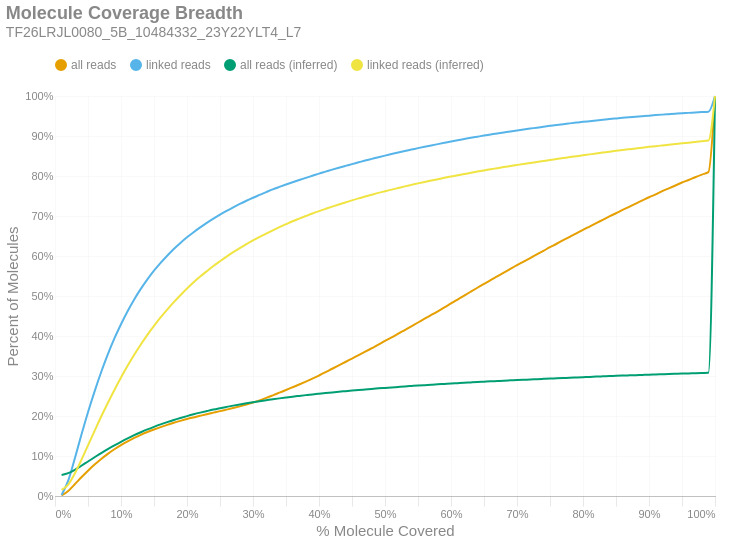

Notebook code cell kept with this figure:
### Markdown cell above
### Molecule Read Coverage
This chart shows molecule coverage breadth as computed by the number of bases aligned to that molecule. In other words, "*how much of each unique long molecule is actually sequenced/aligned?*" Keep in mind there is a distinction between sequences and alignments, since some sequences belonging to a particular molecule may not align well and wouldn't appear in the alignment data. This chart also shows molecule coverage breadth as computed by the *inferred fragment* from which the aligned sequences originate. Unlike read coverage, this calculation takes into account the total insert size, including unsequenced gaps between the forward and reverse reads. Like the previous figures, these are cumulative percents.

### Code cell
if SKIPLR:
    print_html(f"Skipped")
else:
    binned_df = consolidated_hist(valids['coverage_bp'], mask, 0.01, True)
    binned_df_inf = consolidated_hist(valids['coverage_inserts'], mask, 0.01, True)
    binned_df = binned_df.with_columns(pl.lit(binned_df_inf['all reads (cumsum)']).alias('all reads (inferred)'))
    binned_df = binned_df.with_columns(pl.lit(binned_df_inf['linked reads (cumsum)']).alias('linked reads (inferred)'))
    binned_df = binned_df.with_columns(
        (pl.col('bin').cast(pl.Float64) + 0.01).alias('right_edge')
    )

    with SafeRender(binned_df):
        (
            density_plot(binned_df, 'Molecule Coverage Breadth', samplename, 'molcov', ['all reads (inferred)','linked reads (inferred)'])
            .encode(
                #x=alt.X('bin:Q', title="% Molecule Covered").axis(format = '%').scale(padding=0),
                x=alt.X('right_edge:Q', title="% Molecule Covered").axis(format='%').scale(padding=0),
                y=alt.Y('value:Q', title='Percent of Molecules')
                    .axis(format='%')
                    .stack(False)
                    .scale(domainMin=0, padding=0),
                color=alt.Color("key:N").scale(domain = ["all reads", "linked reads", "all reads (inferred)", "linked reads (inferred)"]),
                tooltip = [
                    alt.Tooltip("key:N", title = "Data Type"),
                    alt.Tooltip("range_label:N", title="% Molecule Covered"),
                    alt.Tooltip("value:Q", format = ".2%", title="% Molecules")
                ]
            )
        ).display()

### Figure 1 — Vega-Lite specification as saved in the notebook (floating-point values rounded to 4 significant figures)
{"width": "container", "height": 400, "config": {"title": {"anchor": "start", "dy": -15, "fontSize": 18, "color": "#888888", "subtitleColor": "#888888", "subtitleFontSize": 14}, "arc": {"fill": "#0072B2"}, "axis": {"domainColor": "#888888", "domainWidth": 0.5, "gridWidth": 0.2, "grid": false, "titleFontWeight": 400, "titleFontSize": 15, "labelFontSize": 11, "labelColor": "#888888", "tickColor": "#888888", "tickWidth": 0.2, "titleColor": "#888888"}, "axisBand": {"grid": false}, "axisX": {"grid": true, "tickSize": 10, "domainCap": "round"}, "axisY": {"domain": false, "grid": true, "tickSize": 0, "domainCap": "round"}, "background": "transparent", "header": {"labelFontSize": 15, "labelColor": "#888888", "titleFontSize": 15, "titleFontWeight": 600, "titleColor": "#888888"}, "legend": {"labelFont": "sans-serif", "labelFontSize": 12, "labelColor": "#888888", "symbolSize": 100, "symbolType": "circle", "titleFontSize": 12, "titlePadding": 10, "titleColor": "#888888", "title": null, "orient": "top"}, "range": {"category": ["#E69F00", "#56B4E9", "#009E73", "#F0E442", "#0072B2", "#D55E00", "#CC79A7", "#000000"], "diverging": ["#cfe8f3", "#a2d4ec", "#73bfe2", "#46abdb", "#1696d2", "#12719e"]}, "area": {"fill": "#0072B2", "fillOpacity": 0.7, "line": true, "strokeOpacity": 0.7}, "line": {"color": "#0072B2", "stroke": "#0072B2", "strokeWidth": 2}, "trail": {"color": "#0072B2", "stroke": "#0072B2", "strokeWidth": 0, "size": 1}, "point": {"filled": true, "fillOpacity": 1.0, "size": 95}, "text": {"color": "#888888", "fontSize": 11, "align": "right", "fontWeight": 400, "size": 11}, "bar": {"fill": "#0072B2", "stroke": null}, "view": {"stroke": null, "continuousWidth": 660, "continuousHeight": 400}}, "data": {"name": "data-c8493729c2de07a166af00738b276f7f"}, "mark": {"type": "line", "interpolate": "monotone", "point": {"opacity": 0, "size": 275}}, "encoding": {"color": {"field": "key", "scale": {"domain": ["all reads", "linked reads", "all reads (inferred)", "linked reads (inferred)"]}, "type": "nominal"}, "tooltip": [{"field": "key", "title": "Data Type", "type": "nominal"}, {"field": "range_label", "title": "% Molecule Covered", "type": "nominal"}, {"field": "value", "format": ".2%", "title": "% Molecules", "type": "quantitative"}], "x": {"axis": {"format": "%"}, "field": "right_edge", "scale": {"padding": 0}, "title": "% Molecule Covered", "type": "quantitative"}, "y": {"axis": {"format": "%"}, "field": "value", "scale": {"domainMin": 0, "padding": 0}, "stack": false, "title": "Percent of Molecules", "type": "quantitative"}}, "params": [{"name": "param_c36ac31b6afebe62", "select": {"type": "point", "fields": ["key"]}, "bind": "legend"}], "title": {"text": "Molecule Coverage Breadth", "subtitle": "TF26LRJL0080_5B_10484332_23Y22YLT4_L7"}, "transform": [{"fold": ["all reads (cumsum)", "linked reads (cumsum)", "all reads (inferred)", "linked reads (inferred)"]}, {"calculate": "replace(datum.key, ' (cumsum)', '')", "as": "key"}, {"filter": {"param": "param_c36ac31b6afebe62"}}], "usermeta": {"embedOptions": {"downloadFileName": "TF26LRJL0080_5B_10484332_23Y22YLT4_L7.molcov"}}, "$schema": "https://vega.github.io/schema/vega-lite/v6.4.1.json", "datasets": {"data-c8493729c2de07a166af00738b276f7f": [{"bin": "0.0", "interval": "0.0-0.01", "all reads": 0.001216, "linked reads": 0.00275, "all reads (cumsum)": 0.001216, "linked reads (cumsum)": 0.00275, "range_label": "0.0-0.01", "all reads (inferred)": 0.05257, "linked reads (inferred)": 0.01558, "right_edge": 0.01}, {"bin": "0.01", "interval": "0.01-0.02", "all reads": 0.01135, "linked reads": 0.0355, "all reads (cumsum)": 0.01257, "linked reads (cumsum)": 0.03825, "range_label": "0.01-0.02", "all reads (inferred)": 0.05706, "linked reads (inferred)": 0.02873, "right_edge": 0.02}, {"bin": "0.02", "interval": "0.02-0.03", "all reads": 0.01691, "linked reads": 0.05567, "all reads (cumsum)": 0.02948, "linked reads (cumsum)": 0.09392, "range_label": "0.02-0.03", "all reads (inferred)": 0.06545, "linked reads (inferred)": 0.05606, "right_edge": 0.03}, {"bin": "0.03", "interval": "0.03-0.04", "all reads": 0.01739, "linked reads": 0.059, "all reads (cumsum)": 0.04686, "linked reads (cumsum)": 0.1529, "range_label": "0.03-0.04", "all reads (inferred)": 0.07557, "linked reads (inferred)": 0.09013, "right_edge": 0.04}, {"bin": "0.04", "interval": "0.04-0.05", "all reads": 0.01649, "linked reads": 0.05646, "all reads (cumsum)": 0.06335, "linked reads (cumsum)": 0.2094, "range_label": "0.04-0.05", "all reads (inferred)": 0.08631, "linked reads (inferred)": 0.1265, "right_edge": 0.05}, {"bin": "0.05", "interval": "0.05-0.06", "all reads": 0.01518, "linked reads": 0.05224, "all reads (cumsum)": 0.07854, "linked reads (cumsum)": 0.2616, "range_label": "0.05-0.06", "all reads (inferred)": 0.0969, "linked reads (inferred)": 0.1628, "right_edge": 0.06}, {"bin": "0.06", "interval": "0.06-0.07", "all reads": 0.01404, "linked reads": 0.04837, "all reads (cumsum)": 0.09257, "linked reads (cumsum)": 0.31, "range_label": "0.06-0.07", "all reads (inferred)": 0.1074, "linked reads (inferred)": 0.1987, "right_edge": 0.07}, {"bin": "0.07", "interval": "0.07-0.08", "all reads": 0.01276, "linked reads": 0.04409, "all reads (cumsum)": 0.1053, "linked reads (cumsum)": 0.3541, "range_label": "0.07-0.08", "all reads (inferred)": 0.1172, "linked reads (inferred)": 0.2326, "right_edge": 0.08}, {"bin": "0.08", "interval": "0.08-0.09", "all reads": 0.0115, "linked reads": 0.0398, "all reads (cumsum)": 0.1168, "linked reads (cumsum)": 0.3939, "range_label": "0.08-0.09", "all reads (inferred)": 0.1266, "linked reads (inferred)": 0.2652, "right_edge": 0.09}, {"bin": "0.09", "interval": "0.09-0.1", "all reads": 0.01028, "linked reads": 0.03552, "all reads (cumsum)": 0.1271, "linked reads (cumsum)": 0.4294, "range_label": "0.09-0.1", "all reads (inferred)": 0.1356, "linked reads (inferred)": 0.2963, "right_edge": 0.1}, {"bin": "0.1", "interval": "0.1-0.11", "all reads": 0.009452, "linked reads": 0.03258, "all reads (cumsum)": 0.1366, "linked reads (cumsum)": 0.462, "range_label": "0.1-0.11", "all reads (inferred)": 0.144, "linked reads (inferred)": 0.3254, "right_edge": 0.11}, {"bin": "0.11", "interval": "0.11-0.12", "all reads": 0.008599, "linked reads": 0.02951, "all reads (cumsum)": 0.1452, "linked reads (cumsum)": 0.4915, "range_label": "0.11-0.12", "all reads (inferred)": 0.152, "linked reads (inferred)": 0.3531, "right_edge": 0.12}, {"bin": "0.12", "interval": "0.12-0.13", "all reads": 0.007688, "linked reads": 0.02622, "all reads (cumsum)": 0.1528, "linked reads (cumsum)": 0.5177, "range_label": "0.12-0.13", "all reads (inferred)": 0.1594, "linked reads (inferred)": 0.3788, "right_edge": 0.13}, {"bin": "0.13", "interval": "0.13-0.14", "all reads": 0.007086, "linked reads": 0.02386, "all reads (cumsum)": 0.1599, "linked reads (cumsum)": 0.5416, "range_label": "0.13-0.14", "all reads (inferred)": 0.1664, "linked reads (inferred)": 0.403, "right_edge": 0.14}, {"bin": "0.14", "interval": "0.14-0.15", "all reads": 0.006442, "linked reads": 0.0216, "all reads (cumsum)": 0.1664, "linked reads (cumsum)": 0.5632, "range_label": "0.14-0.15", "all reads (inferred)": 0.1728, "linked reads (inferred)": 0.4253, "right_edge": 0.15}, {"bin": "0.15", "interval": "0.15-0.16", "all reads": 0.00593, "linked reads": 0.01956, "all reads (cumsum)": 0.1723, "linked reads (cumsum)": 0.5827, "range_label": "0.15-0.16", "all reads (inferred)": 0.1789, "linked reads (inferred)": 0.4464, "right_edge": 0.16}, {"bin": "0.16", "interval": "0.16-0.17", "all reads": 0.005492, "linked reads": 0.01799, "all reads (cumsum)": 0.1778, "linked reads (cumsum)": 0.6007, "range_label": "0.16-0.17", "all reads (inferred)": 0.1846, "linked reads (inferred)": 0.4661, "right_edge": 0.17}, {"bin": "0.17", "interval": "0.17-0.18", "all reads": 0.005185, "linked reads": 0.01677, "all reads (cumsum)": 0.183, "linked reads (cumsum)": 0.6175, "range_label": "0.17-0.18", "all reads (inferred)": 0.1899, "linked reads (inferred)": 0.4847, "right_edge": 0.18}, {"bin": "0.18", "interval": "0.18-0.19", "all reads": 0.004773, "linked reads": 0.01509, "all reads (cumsum)": 0.1878, "linked reads (cumsum)": 0.6326, "range_label": "0.18-0.19", "all reads (inferred)": 0.1949, "linked reads (inferred)": 0.502, "right_edge": 0.19}, {"bin": "0.19", "interval": "0.19-0.2", "all reads": 0.004538, "linked reads": 0.01406, "all reads (cumsum)": 0.1923, "linked reads (cumsum)": 0.6466, "range_label": "0.19-0.2", "all reads (inferred)": 0.1997, "linked reads (inferred)": 0.5186, "right_edge": 0.2}, {"bin": "0.2", "interval": "0.2-0.21", "all reads": 0.004182, "linked reads": 0.01279, "all reads (cumsum)": 0.1965, "linked reads (cumsum)": 0.6594, "range_label": "0.2-0.21", "all reads (inferred)": 0.2042, "linked reads (inferred)": 0.5343, "right_edge": 0.21}, {"bin": "0.21", "interval": "0.21-0.22", "all reads": 0.004036, "linked reads": 0.01202, "all reads (cumsum)": 0.2005, "linked reads (cumsum)": 0.6714, "range_label": "0.21-0.22", "all reads (inferred)": 0.2084, "linked reads (inferred)": 0.5486, "right_edge": 0.22}, {"bin": "0.22", "interval": "0.22-0.23", "all reads": 0.003988, "linked reads": 0.01146, "all reads (cumsum)": 0.2045, "linked reads (cumsum)": 0.6829, "range_label": "0.22-0.23", "all reads (inferred)": 0.2123, "linked reads (inferred)": 0.562, "right_edge": 0.23}, {"bin": "0.23", "interval": "0.23-0.24", "all reads": 0.003875, "linked reads": 0.01055, "all reads (cumsum)": 0.2084, "linked reads (cumsum)": 0.6935, "range_label": "0.23-0.24", "all reads (inferred)": 0.216, "linked reads (inferred)": 0.575, "right_edge": 0.24}, {"bin": "0.24", "interval": "0.24-0.25", "all reads": 0.00385, "linked reads": 0.01007, "all reads (cumsum)": 0.2122, "linked reads (cumsum)": 0.7035, "range_label": "0.24-0.25", "all reads (inferred)": 0.2194, "linked reads (inferred)": 0.5869, "right_edge": 0.25}, {"bin": "0.25", "interval": "0.25-0.26", "all reads": 0.003692, "linked reads": 0.009263, "all reads (cumsum)": 0.2159, "linked reads (cumsum)": 0.7128, "range_label": "0.25-0.26", "all reads (inferred)": 0.2228, "linked reads (inferred)": 0.5984, "right_edge": 0.26}, {"bin": "0.26", "interval": "0.26-0.27", "all reads": 0.003952, "linked reads": 0.008914, "all reads (cumsum)": 0.2199, "linked reads (cumsum)": 0.7217, "range_label": "0.26-0.27", "all reads (inferred)": 0.226, "linked reads (inferred)": 0.6096, "right_edge": 0.27}, {"bin": "0.27", "interval": "0.27-0.28", "all reads": 0.004196, "linked reads": 0.008448, "all reads (cumsum)": 0.2241, "linked reads (cumsum)": 0.7302, "range_label": "0.27-0.28", "all reads (inferred)": 0.229, "linked reads (inferred)": 0.6199, "right_edge": 0.28}, {"bin": "0.28", "interval": "0.28-0.29", "all reads": 0.004493, "linked reads": 0.007969, "all reads (cumsum)": 0.2286, "linked reads (cumsum)": 0.7381, "range_label": "0.28-0.29", "all reads (inferred)": 0.2318, "linked reads (inferred)": 0.6297, "right_edge": 0.29}, {"bin": "0.29", "interval": "0.29-0.3", "all reads": 0.005003, "linked reads": 0.007577, "all reads (cumsum)": 0.2336, "linked reads (cumsum)": 0.7457, "range_label": "0.29-0.3", "all reads (inferred)": 0.2344, "linked reads (inferred)": 0.6389, "right_edge": 0.3}, {"bin": "0.3", "interval": "0.3-0.31", "all reads": 0.005447, "linked reads": 0.007038, "all reads (cumsum)": 0.239, "linked reads (cumsum)": 0.7527, "range_label": "0.3-0.31", "all reads (inferred)": 0.237, "linked reads (inferred)": 0.6476, "right_edge": 0.31}, {"bin": "0.31", "interval": "0.31-0.32", "all reads": 0.006146, "linked reads": 0.006973, "all reads (cumsum)": 0.2452, "linked reads (cumsum)": 0.7597, "range_label": "0.31-0.32", "all reads (inferred)": 0.2394, "linked reads (inferred)": 0.656, "right_edge": 0.32}, {"bin": "0.32", "interval": "0.32-0.33", "all reads": 0.006515, "linked reads": 0.00681, "all reads (cumsum)": 0.2517, "linked reads (cumsum)": 0.7665, "range_label": "0.32-0.33", "all reads (inferred)": 0.2418, "linked reads (inferred)": 0.6641, "right_edge": 0.33}, {"bin": "0.33", "interval": "0.33-0.34", "all reads": 0.006642, "linked reads": 0.006178, "all reads (cumsum)": 0.2583, "linked reads (cumsum)": 0.7727, "range_label": "0.33-0.34", "all reads (inferred)": 0.244, "linked reads (inferred)": 0.672, "right_edge": 0.34}, {"bin": "0.34", "interval": "0.34-0.35", "all reads": 0.006604, "linked reads": 0.006016, "all reads (cumsum)": 0.2649, "linked reads (cumsum)": 0.7787, "range_label": "0.34-0.35", "all reads (inferred)": 0.2462, "linked reads (inferred)": 0.6795, "right_edge": 0.35}, {"bin": "0.35", "interval": "0.35-0.36", "all reads": 0.006935, "linked reads": 0.005721, "all reads (cumsum)": 0.2719, "linked reads (cumsum)": 0.7844, "range_label": "0.35-0.36", "all reads (inferred)": 0.2483, "linked reads (inferred)": 0.6868, "right_edge": 0.36}, {"bin": "0.36", "interval": "0.36-0.37", "all reads": 0.007003, "linked reads": 0.005526, "all reads (cumsum)": 0.2789, "linked reads (cumsum)": 0.79, "range_label": "0.36-0.37", "all reads (inferred)": 0.2503, "linked reads (inferred)": 0.6934, "right_edge": 0.37}, {"bin": "0.37", "interval": "0.37-0.38", "all reads": 0.007144, "linked reads": 0.005405, "all reads (cumsum)": 0.286, "linked reads (cumsum)": 0.7954, "range_label": "0.37-0.38", "all reads (inferred)": 0.2522, "linked reads (inferred)": 0.6999, "right_edge": 0.38}, {"bin": "0.38", "interval": "0.38-0.39", "all reads": 0.007283, "linked reads": 0.005159, "all reads (cumsum)": 0.2933, "linked reads (cumsum)": 0.8005, "range_label": "0.38-0.39", "all reads (inferred)": 0.254, "linked reads (inferred)": 0.7064, "right_edge": 0.39}, {"bin": "0.39", "interval": "0.39-0.4", "all reads": 0.00794, "linked reads": 0.005449, "all reads (cumsum)": 0.3012, "linked reads (cumsum)": 0.806, "range_label": "0.39-0.4", "all reads (inferred)": 0.2557, "linked reads (inferred)": 0.7122, "right_edge": 0.4}, {"bin": "0.4", "interval": "0.4-0.41", "all reads": 0.008261, "linked reads": 0.004978, "all reads (cumsum)": 0.3095, "linked reads (cumsum)": 0.811, "range_label": "0.4-0.41", "all reads (inferred)": 0.2574, "linked reads (inferred)": 0.7178, "right_edge": 0.41}, {"bin": "0.41", "interval": "0.41-0.42", "all reads": 0.008637, "linked reads": 0.004964, "all reads (cumsum)": 0.3181, "linked reads (cumsum)": 0.8159, "range_label": "0.41-0.42", "all reads (inferred)": 0.259, "linked reads (inferred)": 0.7234, "right_edge": 0.42}, {"bin": "0.42", "interval": "0.42-0.43", "all reads": 0.00853, "linked reads": 0.004766, "all reads (cumsum)": 0.3266, "linked reads (cumsum)": 0.8207, "range_label": "0.42-0.43", "all reads (inferred)": 0.2606, "linked reads (inferred)": 0.7287, "right_edge": 0.43}, {"bin": "0.43", "interval": "0.43-0.44", "all reads": 0.008388, "linked reads": 0.004543, "all reads (cumsum)": 0.335, "linked reads (cumsum)": 0.8252, "range_label": "0.43-0.44", "all reads (inferred)": 0.2621, "linked reads (inferred)": 0.7339, "right_edge": 0.44}, {"bin": "0.44", "interval": "0.44-0.45", "all reads": 0.008528, "linked reads": 0.004436, "all reads (cumsum)": 0.3436, "linked reads (cumsum)": 0.8297, "range_label": "0.44-0.45", "all reads (inferred)": 0.2636, "linked reads (inferred)": 0.739, "right_edge": 0.45}, {"bin": "0.45", "interval": "0.45-0.46", "all reads": 0.008488, "linked reads": 0.004499, "all reads (cumsum)": 0.3521, "linked reads (cumsum)": 0.8342, "range_label": "0.45-0.46", "all reads (inferred)": 0.265, "linked reads (inferred)": 0.744, "right_edge": 0.46}, {"bin": "0.46", "interval": "0.46-0.47", "all reads": 0.008642, "linked reads": 0.004441, "all reads (cumsum)": 0.3607, "linked reads (cumsum)": 0.8386, "range_label": "0.46-0.47", "all reads (inferred)": 0.2664, "linked reads (inferred)": 0.7486, "right_edge": 0.47}, {"bin": "0.47", "interval": "0.47-0.48", "all reads": 0.008736, "linked reads": 0.004153, "all reads (cumsum)": 0.3694, "linked reads (cumsum)": 0.8428, "range_label": "0.47-0.48", "all reads (inferred)": 0.2678, "linked reads (inferred)": 0.7532, "right_edge": 0.48}, {"bin": "0.48", "interval": "0.48-0.49", "all reads": 0.008747, "linked reads": 0.004165, "all reads (cumsum)": 0.3782, "linked reads (cumsum)": 0.8469, "range_label": "0.48-0.49", "all reads (inferred)": 0.2691, "linked reads (inferred)": 0.7578, "right_edge": 0.49}, {"bin": "0.49", "interval": "0.49-0.5", "all reads": 0.009662, "linked reads": 0.004021, "all reads (cumsum)": 0.3878, "linked reads (cumsum)": 0.8509, "range_label": "0.49-0.5", "all reads (inferred)": 0.2703, "linked reads (inferred)": 0.7619, "right_edge": 0.5}, {"bin": "0.5", "interval": "0.5-0.51", "all reads": 0.00844, "linked reads": 0.003886, "all reads (cumsum)": 0.3963, "linked reads (cumsum)": 0.8548, "range_label": "0.5-0.51", "all reads (inferred)": 0.2715, "linked reads (inferred)": 0.7659, "right_edge": 0.51}, {"bin": "0.51", "interval": "0.51-0.52", "all reads": 0.009537, "linked reads": 0.003877, "all reads (cumsum)": 0.4058, "linked reads (cumsum)": 0.8587, "range_label": "0.51-0.52", "all reads (inferred)": 0.2727, "linked reads (inferred)": 0.77, "right_edge": 0.52}, {"bin": "0.52", "interval": "0.52-0.53", "all reads": 0.009132, "linked reads": 0.003763, "all reads (cumsum)": 0.4149, "linked reads (cumsum)": 0.8625, "range_label": "0.52-0.53", "all reads (inferred)": 0.2739, "linked reads (inferred)": 0.774, "right_edge": 0.53}, {"bin": "0.53", "interval": "0.53-0.54", "all reads": 0.009408, "linked reads": 0.003542, "all reads (cumsum)": 0.4244, "linked reads (cumsum)": 0.866, "range_label": "0.53-0.54", "all reads (inferred)": 0.275, "linked reads (inferred)": 0.7778, "right_edge": 0.54}, {"bin": "0.54", "interval": "0.54-0.55", "all reads": 0.009389, "linked reads": 0.003644, "all reads (cumsum)": 0.4337, "linked reads (cumsum)": 0.8697, "range_label": "0.54-0.55", "all reads (inferred)": 0.2761, "linked reads (inferred)": 0.7816, "right_edge": 0.55}, {"bin": "0.55", "interval": "0.55-0.56", "all reads": 0.009527, "linked reads": 0.003505, "all reads (cumsum)": 0.4433, "linked reads (cumsum)": 0.8732, "range_label": "0.55-0.56", "all reads (inferred)": 0.2772, "linked reads (inferred)": 0.7851, "right_edge": 0.56}, {"bin": "0.56", "interval": "0.56-0.57", "all reads": 0.009274, "linked reads": 0.003233, "all reads (cumsum)": 0.4525, "linked reads (cumsum)": 0.8764, "range_label": "0.56-0.57", "all reads (inferred)": 0.2782, "linked reads (inferred)": 0.7886, "right_edge": 0.57}, {"bin": "0.57", "interval": "0.57-0.58", "all reads": 0.009207, "linked reads": 0.003305, "all reads (cumsum)": 0.4618, "linked reads (cumsum)": 0.8797, "range_label": "0.57-0.58", "all reads (inferred)": 0.2792, "linked reads (inferred)": 0.7921, "right_edge": 0.58}, {"bin": "0.58", "interval": "0.58-0.59", "all reads": 0.00958, "linked reads": 0.003291, "all reads (cumsum)": 0.4713, "linked reads (cumsum)": 0.883, "range_label": "0.58-0.59", "all reads (inferred)": 0.2802, "linked reads (inferred)": 0.7954, "right_edge": 0.59}, {"bin": "0.59", "interval": "0.59-0.6", "all reads": 0.009965, "linked reads": 0.00327, "all reads (cumsum)": 0.4813, "linked reads (cumsum)": 0.8863, "range_label": "0.59-0.6", "all reads (inferred)": 0.2812, "linked reads (inferred)": 0.7988, "right_edge": 0.6}, {"bin": "0.6", "interval": "0.6-0.61", "all reads": 0.009674, "linked reads": 0.003159, "all reads (cumsum)": 0.491, "linked reads (cumsum)": 0.8894, "range_label": "0.6-0.61", "all reads (inferred)": 0.2821, "linked reads (inferred)": 0.8018, "right_edge": 0.61}, {"bin": "0.61", "interval": "0.61-0.62", "all reads": 0.01011, "linked reads": 0.002996, "all reads (cumsum)": 0.5011, "linked reads (cumsum)": 0.8924, "range_label": "0.61-0.62", "all reads (inferred)": 0.283, "linked reads (inferred)": 0.8048, "right_edge": 0.62}, {"bin": "0.62", "interval": "0.62-0.63", "all reads": 0.00984, "linked reads": 0.00301, "all reads (cumsum)": 0.5109, "linked reads (cumsum)": 0.8954, "range_label": "0.62-0.63", "all reads (inferred)": 0.2839, "linked reads (inferred)": 0.8079, "right_edge": 0.63}, {"bin": "0.63", "interval": "0.63-0.64", "all reads": 0.009727, "linked reads": 0.002799, "all reads (cumsum)": 0.5206, "linked reads (cumsum)": 0.8982, "range_label": "0.63-0.64", "all reads (inferred)": 0.2849, "linked reads (inferred)": 0.811, "right_edge": 0.64}, {"bin": "0.64", "interval": "0.64-0.65", "all reads": 0.009538, "linked reads": 0.002785, "all reads (cumsum)": 0.5302, "linked reads (cumsum)": 0.901, "range_label": "0.64-0.65", "all reads (inferred)": 0.2858, "linked reads (inferred)": 0.8139, "right_edge": 0.65}, {"bin": "0.65", "interval": "0.65-0.66", "all reads": 0.009662, "linked reads": 0.002653, "all reads (cumsum)": 0.5398, "linked reads (cumsum)": 0.9037, "range_label": "0.65-0.66", "all reads (inferred)": 0.2866, "linked reads (inferred)": 0.8169, "right_edge": 0.66}, {"bin": "0.66", "interval": "0.66-0.67", "all reads": 0.009285, "linked reads": 0.002701, "all reads (cumsum)": 0.5491, "linked reads (cumsum)": 0.9064, "range_label": "0.66-0.67", "all reads (inferred)": 0.2875, "linked reads (inferred)": 0.8196, "right_edge": 0.67}, {"bin": "0.67", "interval": "0.67-0.68", "all reads": 0.009376, "linked reads": 0.002455, "all reads (cumsum)": 0.5585, "linked reads (cumsum)": 0.9088, "range_label": "0.67-0.68", "all reads (inferred)": 0.2883, "linked reads (inferred)": 0.8224, "right_edge": 0.68}, {"bin": "0.68", "interval": "0.68-0.69", "all reads": 0.009359, "linked reads": 0.00243, "all reads (cumsum)": 0.5679, "linked reads (cumsum)": 0.9112, "range_label": "0.68-0.69", "all reads (inferred)": 0.2891, "linked reads (inferred)": 0.825, "right_edge": 0.69}, {"bin": "0.69", "interval": "0.69-0.7", "all reads": 0.009291, "linked reads": 0.002518, "all reads (cumsum)": 0.5772, "linked reads (cumsum)": 0.9138, "range_label": "0.69-0.7", "all reads (inferred)": 0.2898, "linked reads (inferred)": 0.8276, "right_edge": 0.7}, {"bin": "0.7", "interval": "0.7-0.71", "all reads": 0.008879, "linked reads": 0.002434, "all reads (cumsum)": 0.586, "linked reads (cumsum)": 0.9162, "range_label": "0.7-0.71", "all reads (inferred)": 0.2906, "linked reads (inferred)": 0.8301, "right_edge": 0.71}, {"bin": "0.71", "interval": "0.71-0.72", "all reads": 0.00885, "linked reads": 0.002381, "all reads (cumsum)": 0.5949, "linked reads (cumsum)": 0.9186, "range_label": "0.71-0.72", "all reads (inferred)": 0.2913, "linked reads (inferred)": 0.8325, "right_edge": 0.72}, {"bin": "0.72", "interval": "0.72-0.73", "all reads": 0.009128, "linked reads": 0.002151, "all reads (cumsum)": 0.604, "linked reads (cumsum)": 0.9207, "range_label": "0.72-0.73", "all reads (inferred)": 0.2921, "linked reads (inferred)": 0.8351, "right_edge": 0.73}, {"bin": "0.73", "interval": "0.73-0.74", "all reads": 0.008894, "linked reads": 0.002348, "all reads (cumsum)": 0.6129, "linked reads (cumsum)": 0.9231, "range_label": "0.73-0.74", "all reads (inferred)": 0.2928, "linked reads (inferred)": 0.8376, "right_edge": 0.74}, {"bin": "0.74", "interval": "0.74-0.75", "all reads": 0.00914, "linked reads": 0.002269, "all reads (cumsum)": 0.6221, "linked reads (cumsum)": 0.9254, "range_label": "0.74-0.75", "all reads (inferred)": 0.2936, "linked reads (inferred)": 0.8401, "right_edge": 0.75}, {"bin": "0.75", "interval": "0.75-0.76", "all reads": 0.008553, "linked reads": 0.002209, "all reads (cumsum)": 0.6306, "linked reads (cumsum)": 0.9276, "range_label": "0.75-0.76", "all reads (inferred)": 0.2943, "linked reads (inferred)": 0.8424, "right_edge": 0.76}, {"bin": "0.76", "interval": "0.76-0.77", "all reads": 0.008871, "linked reads": 0.002056, "all reads (cumsum)": 0.6395, "linked reads (cumsum)": 0.9296, "range_label": "0.76-0.77", "all reads (inferred)": 0.295, "linked reads (inferred)": 0.8448, "right_edge": 0.77}, {"bin": "0.77", "interval": "0.77-0.78", "all reads": 0.008575, "linked reads": 0.001944, "all reads (cumsum)": 0.648, "linked reads (cumsum)": 0.9316, "range_label": "0.77-0.78", "all reads (inferred)": 0.2957, "linked reads (inferred)": 0.8472, "right_edge": 0.78}, {"bin": "0.78", "interval": "0.78-0.79", "all reads": 0.008431, "linked reads": 0.001919, "all reads (cumsum)": 0.6565, "linked reads (cumsum)": 0.9335, "range_label": "0.78-0.79", "all reads (inferred)": 0.2964, "linked reads (inferred)": 0.8495, "right_edge": 0.79}, {"bin": "0.79", "interval": "0.79-0.8", "all reads": 0.008927, "linked reads": 0.001884, "all reads (cumsum)": 0.6654, "linked reads (cumsum)": 0.9354, "range_label": "0.79-0.8", "all reads (inferred)": 0.2971, "linked reads (inferred)": 0.8517, "right_edge": 0.8}, {"bin": "0.8", "interval": "0.8-0.81", "all reads": 0.008295, "linked reads": 0.001735, "all reads (cumsum)": 0.6737, "linked reads (cumsum)": 0.9371, "range_label": "0.8-0.81", "all reads (inferred)": 0.2978, "linked reads (inferred)": 0.8541, "right_edge": 0.81}, {"bin": "0.81", "interval": "0.81-0.82", "all reads": 0.008328, "linked reads": 0.001735, "all reads (cumsum)": 0.682, "linked reads (cumsum)": 0.9388, "range_label": "0.81-0.82", "all reads (inferred)": 0.2984, "linked reads (inferred)": 0.8564, "right_edge": 0.82}, {"bin": "0.82", "interval": "0.82-0.83", "all reads": 0.008556, "linked reads": 0.001733, "all reads (cumsum)": 0.6906, "linked reads (cumsum)": 0.9406, "range_label": "0.82-0.83", "all reads (inferred)": 0.2991, "linked reads (inferred)": 0.8585, "right_edge": 0.83}, {"bin": "0.83", "interval": "0.83-0.84", "all reads": 0.008301, "linked reads": 0.001782, "all reads (cumsum)": 0.6989, "linked reads (cumsum)": 0.9423, "range_label": "0.83-0.84", "all reads (inferred)": 0.2997, "linked reads (inferred)": 0.8606, "right_edge": 0.84}, {"bin": "0.84", "interval": "0.84-0.85", "all reads": 0.008036, "linked reads": 0.001591, "all reads (cumsum)": 0.7069, "linked reads (cumsum)": 0.9439, "range_label": "0.84-0.85", "all reads (inferred)": 0.3004, "linked reads (inferred)": 0.8629, "right_edge": 0.85}, {"bin": "0.85", "interval": "0.85-0.86", "all reads": 0.008241, "linked reads": 0.001538, "all reads (cumsum)": 0.7152, "linked reads (cumsum)": 0.9455, "range_label": "0.85-0.86", "all reads (inferred)": 0.301, "linked reads (inferred)": 0.865, "right_edge": 0.86}, {"bin": "0.86", "interval": "0.86-0.87", "all reads": 0.007814, "linked reads": 0.001419, "all reads (cumsum)": 0.723, "linked reads (cumsum)": 0.9469, "range_label": "0.86-0.87", "all reads (inferred)": 0.3016, "linked reads (inferred)": 0.8669, "right_edge": 0.87}, {"bin": "0.87", "interval": "0.87-0.88", "all reads": 0.008011, "linked reads": 0.001373, "all reads (cumsum)": 0.731, "linked reads (cumsum)": 0.9483, "range_label": "0.87-0.88", "all reads (inferred)": 0.3022, "linked reads (inferred)": 0.8689, "right_edge": 0.88}, {"bin": "0.88", "interval": "0.88-0.89", "all reads": 0.007838, "linked reads": 0.001336, "all reads (cumsum)": 0.7388, "linked reads (cumsum)": 0.9496, "range_label": "0.88-0.89", "all reads (inferred)": 0.3028, "linked reads (inferred)": 0.8709, "right_edge": 0.89}, {"bin": "0.89", "interval": "0.89-0.9", "all reads": 0.007972, "linked reads": 0.001322, "all reads (cumsum)": 0.7468, "linked reads (cumsum)": 0.9509, "range_label": "0.89-0.9", "all reads (inferred)": 0.3033, "linked reads (inferred)": 0.8729, "right_edge": 0.9}, {"bin": "0.9", "interval": "0.9-0.91", "all reads": 0.007346, "linked reads": 0.00128, "all reads (cumsum)": 0.7541, "linked reads (cumsum)": 0.9522, "range_label": "0.9-0.91", "all reads (inferred)": 0.3039, "linked reads (inferred)": 0.8746, "right_edge": 0.91}, {"bin": "0.91", "interval": "0.91-0.92", "all reads": 0.008108, "linked reads": 0.001229, "all reads (cumsum)": 0.7623, "linked reads (cumsum)": 0.9534, "range_label": "0.91-0.92", "all reads (inferred)": 0.3044, "linked reads (inferred)": 0.8764, "right_edge": 0.92}, {"bin": "0.92", "interval": "0.92-0.93", "all reads": 0.006875, "linked reads": 0.001154, "all reads (cumsum)": 0.7691, "linked reads (cumsum)": 0.9546, "range_label": "0.92-0.93", "all reads (inferred)": 0.305, "linked reads (inferred)": 0.8783, "right_edge": 0.93}, {"bin": "0.93", "interval": "0.93-0.94", "all reads": 0.007101, "linked reads": 0.001147, "all reads (cumsum)": 0.7762, "linked reads (cumsum)": 0.9557, "range_label": "0.93-0.94", "all reads (inferred)": 0.3055, "linked reads (inferred)": 0.88, "right_edge": 0.94}, {"bin": "0.94", "interval": "0.94-0.95", "all reads": 0.007499, "linked reads": 0.00111, "all reads (cumsum)": 0.7837, "linked reads (cumsum)": 0.9568, "range_label": "0.94-0.95", "all reads (inferred)": 0.306, "linked reads (inferred)": 0.8816, "right_edge": 0.95}, {"bin": "0.95", "interval": "0.95-0.96", "all reads": 0.006261, "linked reads": 0.0009662, "all reads (cumsum)": 0.79, "linked reads (cumsum)": 0.9578, "range_label": "0.95-0.96", "all reads (inferred)": 0.3065, "linked reads (inferred)": 0.8834, "right_edge": 0.96}, {"bin": "0.96", "interval": "0.96-0.97", "all reads": 0.006939, "linked reads": 0.001027, "all reads (cumsum)": 0.7969, "linked reads (cumsum)": 0.9588, "range_label": "0.96-0.97", "all reads (inferred)": 0.3071, "linked reads (inferred)": 0.8851, "right_edge": 0.97}, {"bin": "0.97", "interval": "0.97-0.98", "all reads": 0.006642, "linked reads": 0.0009569, "all reads (cumsum)": 0.8036, "linked reads (cumsum)": 0.9598, "range_label": "0.97-0.98", "all reads (inferred)": 0.3076, "linked reads (inferred)": 0.8868, "right_edge": 0.98}, {"bin": "0.98", "interval": "0.98-0.99", "all reads": 0.006111, "linked reads": 0.001027, "all reads (cumsum)": 0.8097, "linked reads (cumsum)": 0.9608, "range_label": "0.98-0.99", "all reads (inferred)": 0.3083, "linked reads (inferred)": 0.8887, "right_edge": 0.99}, {"bin": "0.99", "interval": "0.99-1.0", "all reads": 0.1903, "linked reads": 0.03918, "all reads (cumsum)": 1.0, "linked reads (cumsum)": 1.0, "range_label": "0.99-1.0", "all reads (inferred)": 1.0, "linked reads (inferred)": 1.0, "right_edge": 1.0}]}}
